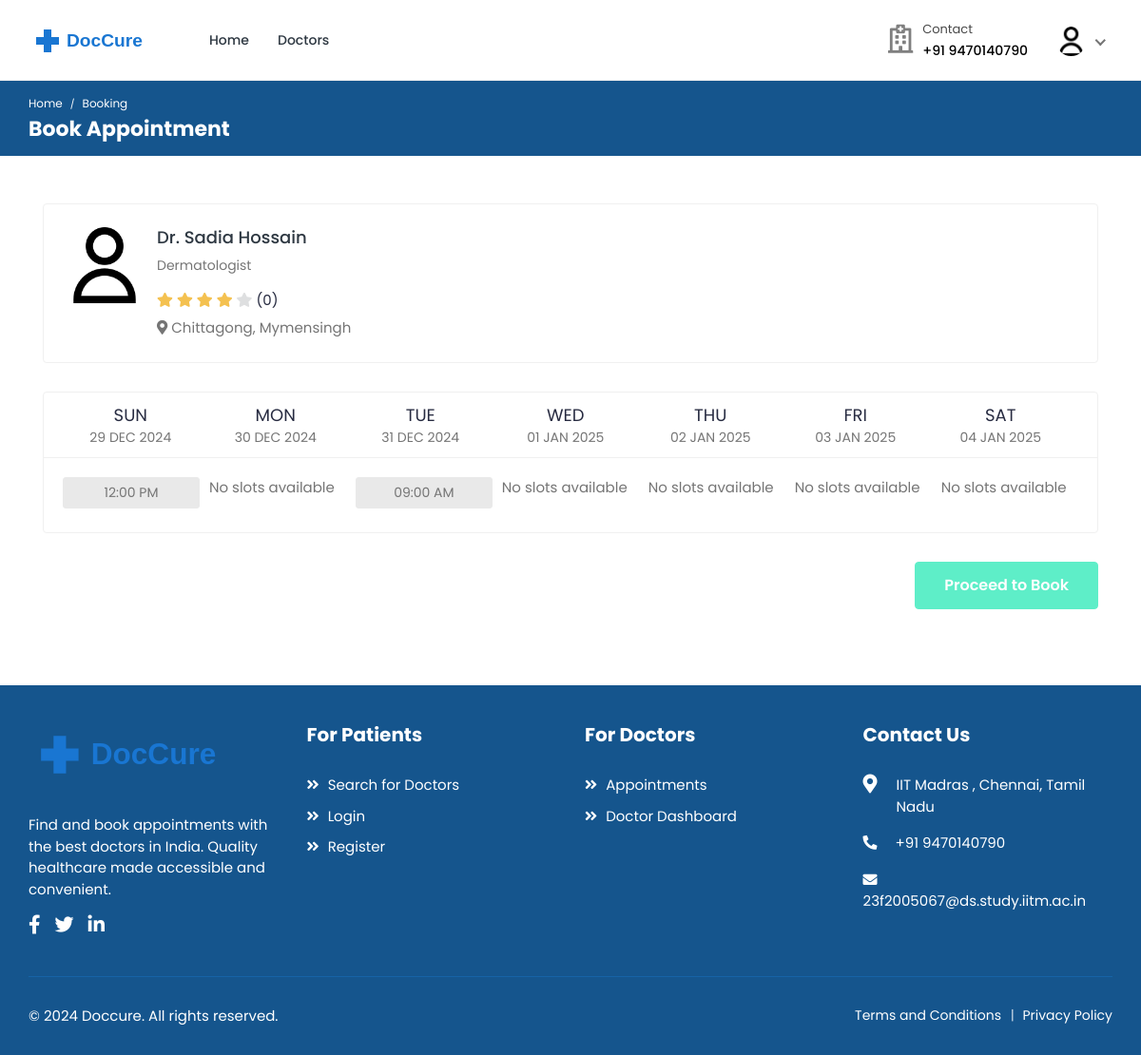
/bookings/doctor/doctor1 (signed in), run on the app's committed database.
### accounts/models.py (models this page shows, shortened)
class User(AbstractUser):
    class RoleChoices(models.TextChoices):
        DOCTOR = "doctor", "Doctor"
        PATIENT = "patient", "Patient"
    username = models.CharField(max_length=30, unique=True)
    role = models.CharField(
        choices=RoleChoices.choices,
        max_length=20,
        default="patient",
        error_messages={"required": "Role must be provided"},
    )
    email = models.EmailField(
        blank=True,
        error_messages={
            "unique": "A user with that email already exists.",
        },
    )
    first_name = models.CharField(max_length=150, blank=True)
    last_name = models.CharField(max_length=150, blank=True)
    registration_number = models.IntegerField(null=True, blank=True)
    USERNAME_FIELD = "username"
    REQUIRED_FIELDS = []
    objects = CustomUserManager()
    def get_full_name(self):
        full_name = "%s %s" % (self.first_name, self.last_name)
        return full_name.strip() or self.username
    @property
    def rating(self):
        return 4  # Default value

class Profile(models.Model):
    user = models.OneToOneField(
        User, on_delete=models.CASCADE, related_name="profile"
    )
    avatar = models.ImageField(
        default="defaults/user.png", upload_to=profile_photo_directory_path
    )
    phone = models.CharField(max_length=20, blank=True, null=True)
    dob = models.DateField(blank=True, null=True)
    about = models.TextField(blank=True, null=True)
    specialization = models.CharField(max_length=255, blank=True, null=True)
    gender = models.CharField(
        max_length=10,
        choices=[("male", "Male"), ("female", "Female"), ("other", "Other")],
        blank=True,
    )
    address = models.TextField(blank=True, null=True)
    city = models.CharField(max_length=100, blank=True)
    state = models.CharField(max_length=100, blank=True)
    postal_code = models.CharField(max_length=20, blank=True)
    country = models.CharField(max_length=100, blank=True)
    price_per_consultation = models.DecimalField(
        max_digits=10, decimal_places=2, null=True, blank=True
    )
    is_available = models.BooleanField(default=True)
    blood_group = models.CharField(
        max_length=5,
        choices=[
            ("A+", "A+"),
            ("A-", "A-"),
            ("B+", "B+"),
            ("B-", "B-"),
            ("O+", "O+"),
            ("O-", "O-"),
            ("AB+", "AB+"),
            ("AB-", "AB-"),
        ],
        blank=True,
        null=True,
    )
    allergies = models.TextField(blank=True, null=True)
    medical_conditions = models.TextField(blank=True, null=True)
    @property
    def image(self):
        return (
            self.avatar.url
            if self.avatar.storage.exists(self.avatar.name)
            else "{}defaults/user.png".format(settings.MEDIA_URL)
        )

### bookings/views.py (the view)
class BookingView(LoginRequiredMixin, View):
    template_name = "bookings/booking.html"
    def get_week_dates(self):
        today = datetime.now().date()
        week_dates = []
        for i in range(7):
            date = today + timedelta(days=i)
            week_dates.append(
                {
                    "date": date,
                    "day": date.strftime("%a"),
                    "day_num": date.strftime("%d"),
                    "month": date.strftime("%b"),
                    "year": date.strftime("%Y"),
                    "full_date": date.strftime("%Y-%m-%d"),
                }
            )
        return week_dates
    def get_available_slots(self, doctor, date):
        day_name = date.strftime("%A").lower()
        day_schedule = getattr(doctor, day_name, None)
        if not day_schedule:
            return []
        time_slots = []
        for time_range in day_schedule.time_range.all():
            current_time = datetime.combine(date, time_range.start)
            end_time = datetime.combine(date, time_range.end)
            while current_time < end_time:
                is_booked = doctor.appointments.filter(
                    appointment_date=date, appointment_time=current_time.time()
                ).exists()
                if not is_booked:
                    time_slots.append(
                        {
                            "time": current_time.time(),
                            "formatted_time": current_time.strftime(
                                "%I:%M %p"
                            ),
                        }
                    )
                current_time += timedelta(minutes=30)
        return time_slots
    def get(self, request: HttpRequest, *args, **kwargs):
        try:
            doctor = (
                User.objects.select_related("profile")
                .prefetch_related(
                    "sunday__time_range",
                    "monday__time_range",
                    "tuesday__time_range",
                    "wednesday__time_range",
                    "thursday__time_range",
                    "friday__time_range",
                    "saturday__time_range",
                    "appointments",
                )
                .get(
                    username=kwargs["username"],
                    role=User.RoleChoices.DOCTOR,
                    is_active=True,
                )
            )
        except User.DoesNotExist:
            raise Http404("Doctor not found")
        week_dates = self.get_week_dates()
        schedule = {}
        for date_info in week_dates:
            date = datetime.strptime(date_info["full_date"], "%Y-%m-%d").date()
            schedule[date_info["full_date"]] = self.get_available_slots(
                doctor, date
            )
        context = {
            "doctor": doctor,
            "week_dates": week_dates,
            "schedule": schedule,
            "selected_date": request.GET.get(
                "date", week_dates[0]["full_date"]
            ),
        }
        return render(request, self.template_name, context)

### accounts/managers.py (called while the page is built)
    def get(self, *args, **kwargs):
        return super().select_related("profile").get(*args, **kwargs)

### bookings/templatetags/booking_tags.py (called while the page is built)
@register.filter
def get_item(dictionary, key):
    return dictionary.get(key)

### templates/bookings/booking.html (shortened to what this page needs)
{% extends 'base.html' %}
{% load static %}
{% load booking_tags %}
{% block content %}
    <div class="breadcrumb-bar">
        <div class="container-fluid">
            <div class="row align-items-center">
                <div class="col-md-12 col-12">
                    <nav aria-label="breadcrumb" class="page-breadcrumb">
                        <ol class="breadcrumb">
                            <li class="breadcrumb-item"><a href="{% url 'core:home' %}">Home</a></li>
                            <li class="breadcrumb-item active" aria-current="page">Booking</li>
                        </ol>
                    </nav>
                    <h2 class="breadcrumb-title">Book Appointment</h2>
                </div>
            </div>
        </div>
    </div>
    <div class="content">
        <div class="container">
            <div class="row">
                <div class="col-12">
                    <div class="card">
                        <div class="card-body">
                            <div class="booking-doc-info">
                                <a href="{% url 'doctors:doctor-profile' doctor.username %}" class="booking-doc-img">
                                    <img src="{{ doctor.profile.image }}" alt="{{ doctor.get_full_name }}">
                                </a>
                                <div class="booking-info">
                                    <h4><a href="{% url 'doctors:doctor-profile' doctor.username %}">Dr. {{ doctor.get_full_name }}</a></h4>
                                    {% if doctor.profile.specialization %}
                                        <p class="doc-speciality">{{ doctor.profile.specialization }}</p>
                                    {% endif %}
                                    <div class="rating">
                                        <i class="fas fa-star {% if doctor.rating >= 1 %}filled{% endif %}"></i>
                                        <i class="fas fa-star {% if doctor.rating >= 2 %}filled{% endif %}"></i>
                                        <i class="fas fa-star {% if doctor.rating >= 3 %}filled{% endif %}"></i>
                                        <i class="fas fa-star {% if doctor.rating >= 4 %}filled{% endif %}"></i>
                                        <i class="fas fa-star {% if doctor.rating >= 5 %}filled{% endif %}"></i>
                                        <span class="d-inline-block average-rating">({{ doctor.reviews_count|default:0 }})</span>
                                    </div>
                                    {% if doctor.profile.city %}
                                        <p class="text-muted mb-0">
                                            <i class="fas fa-map-marker-alt"></i> {{ doctor.profile.city }}{% if doctor.profile.state %}, {{ doctor.profile.state }}{% endif %}
                                        </p>
                                    {% endif %}
                                </div>
                            </div>
                        </div>
                    </div>
                    <div class="card booking-schedule schedule-widget">
                        <div class="schedule-header">
                            <div class="row">
                                <div class="col-md-12">
                                    <div class="day-slot">
                                        <ul>
                                            {% for date in week_dates %}
                                            <li {% if date.full_date == selected_date %}class="selected"{% endif %}>
                                                <span>{{ date.day }}</span>
                                                <span class="slot-date">
                                                    {{ date.day_num }} {{ date.month }}
                                                    <small class="slot-year">{{ date.year }}</small>
                                                </span>
                                            </li>
                                            {% endfor %}
                                        </ul>
                                    </div>
                                </div>
                            </div>
                        </div>
                        <div class="schedule-cont">
                            <div class="row">
                                <div class="col-md-12">
                                    <div class="time-slot">
                                        <ul class="clearfix">
                                            {% for date in week_dates %}
                                            <li>
                                                {% for slot in schedule|get_item:date.full_date %}
                                                    <a class="timing {% if slot.is_booked %}disabled{% endif %}"
                                                       href="#"
                                                       data-date="{{ date.full_date }}"
                                                       data-time="{{ slot.time|time:'H:i' }}"
                                                       {% if slot.is_booked %}disabled{% endif %}>
                                                        <span>{{ slot.formatted_time }}</span>
                                                    </a>
                                                {% empty %}
                                                    <p class="text-muted">No slots available</p>
                                                {% endfor %}
                                            </li>
                                            {% endfor %}
                                        </ul>
                                    </div>
                                </div>
                            </div>
                        </div>
                    </div>
                    <form method="post" action="{% url 'bookings:create-booking' doctor.username %}" id="booking-form">
                        <div class="submit-section proceed-btn text-right">
                            <button type="submit" class="btn btn-primary submit-btn" disabled>Proceed to Book</button>
                        </div>
                    </form>
                </div>
            </div>
        </div>
    </div>
{% endblock %}

### templates/includes/navbar.html (shortened to what this page needs)
{% load static %}
<header class="header">
    <nav class="navbar navbar-expand-lg header-nav">
        <div class="navbar-header">
            <a href="{% url 'core:home' %}" class="navbar-brand logo">
                <img src="{% static 'assets/img/logo2.svg' %}" class="img-fluid" alt="Logo">
            </a>
        </div>
        <div class="main-menu-wrapper">
            <ul class="main-nav">
                <li {% if request.path == '/' %}class="active"{% endif %}>
                    <a href="{% url 'core:home' %}">Home</a>
                </li>
                <li class="has-submenu{% if request.path == '/doctors/' %} active {% endif %}">
                    <a href="{% url 'doctors:list' %}">Doctors</a>
                </li>
            </ul>
        </div>
        <ul class="nav header-navbar-rht">
            <li class="nav-item contact-item">
                <div class="header-contact-img">
                    <i class="far fa-hospital"></i>
                </div>
                <div class="header-contact-detail">
                    <p class="contact-header">Contact</p>
                    <p class="contact-info-header"> +91 9470140790</p>
                </div>
            </li>
            {% if not user.is_authenticated %}
                <li class="nav-item">
                    <a class="nav-link header-login" href="{% url 'accounts:login' %}">Login / Signup </a>
                </li>
            {% else %}
                <li class="nav-item dropdown has-arrow logged-item">
                    <a href="#" class="dropdown-toggle nav-link" data-toggle="dropdown">
                        <span class="user-img">
                            <img class="rounded-circle" src="{{ user.profile.image }}" width="31" alt="{{ user.username }}">
                        </span>
                    </a>
                </li>
            {% endif %}
        </ul>
    </nav>
</header>

### data on the page
User: profile.image (placeholder picture)
User: profile.image (placeholder picture), get_full_name "Sadia Hossain", profile.specialization "Dermatologist", profile.city "Chittagong", profile.state "Mymensingh"

### other printed values
{{ doctor.reviews_count|default:0 }} "0"
{{ date.day }} "SUN" "MON" "TUE" "WED" "THU" "FRI" "SAT"
{{ date.day_num }} "29" "30" "31" "01" "02" "03" "04"
{{ date.month }} "DEC" "DEC" "DEC" "JAN" "JAN" "JAN" "JAN"
{{ date.year }} "2024" "2024" "2024" "2025" "2025" "2025" "2025"
{{ slot.formatted_time }} "12:00 PM" "09:00 AM"
